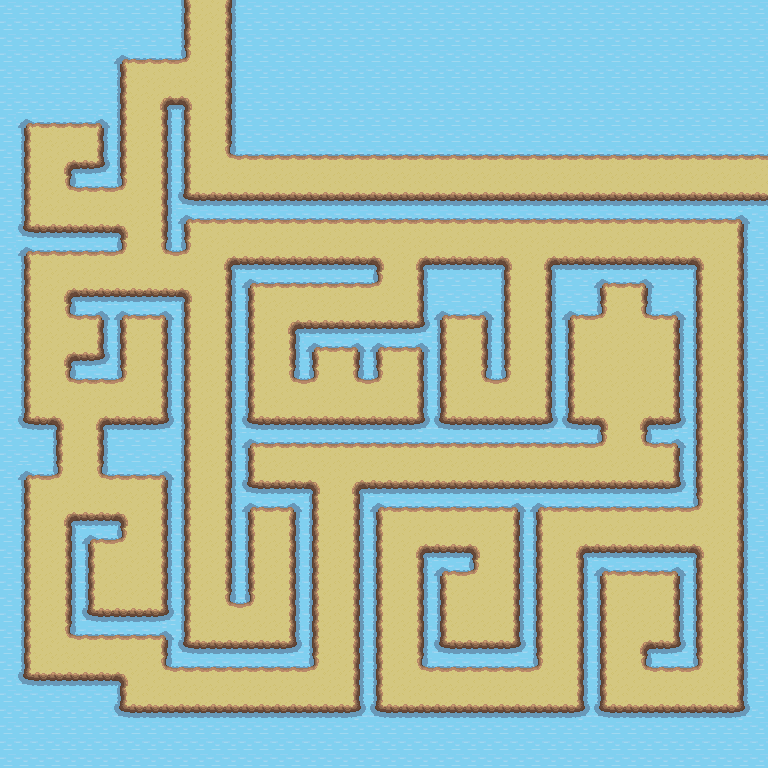

Below is a game level as drawn by its tile map, then a one-line description and the .tmx that defines it (tile-layer data replaced by summaries):
An orthogonal 48x48 tile map with 16x16 px tiles, 3 tile layers (Base, Collision, Above).

<map version="1.0" orientation="orthogonal" width="48" height="48" tilewidth="16" tileheight="16">
 <properties>
  <property name="EntranceMap" value="0" />
  <property name="EntrancePos" value="6,21" />
  <property name="ExitMap" value="3" />
  <property name="ExitPos" value="15,9" />
  <property name="PathSize" value="12" />
 </properties>
 <tileset firstgid="1" name="edited_tiles" tilewidth="16" tileheight="16">
  <image source="edited_tiles.png" trans="ffffff" />
 </tileset>
 <layer name="Base" width="48" height="48">
  <data>[2304 cells, 2304 non-empty, 1 distinct tile ids]</data>
 </layer>
 <layer name="Collision" width="48" height="48">
  <data>[2304 cells, 1444 non-empty, 13 distinct tile ids]</data>
 </layer>
 <layer name="Above" width="48" height="48">
  <data>[2304 cells, 0 non-empty, 0 distinct tile ids]</data>
 </layer>
</map>
